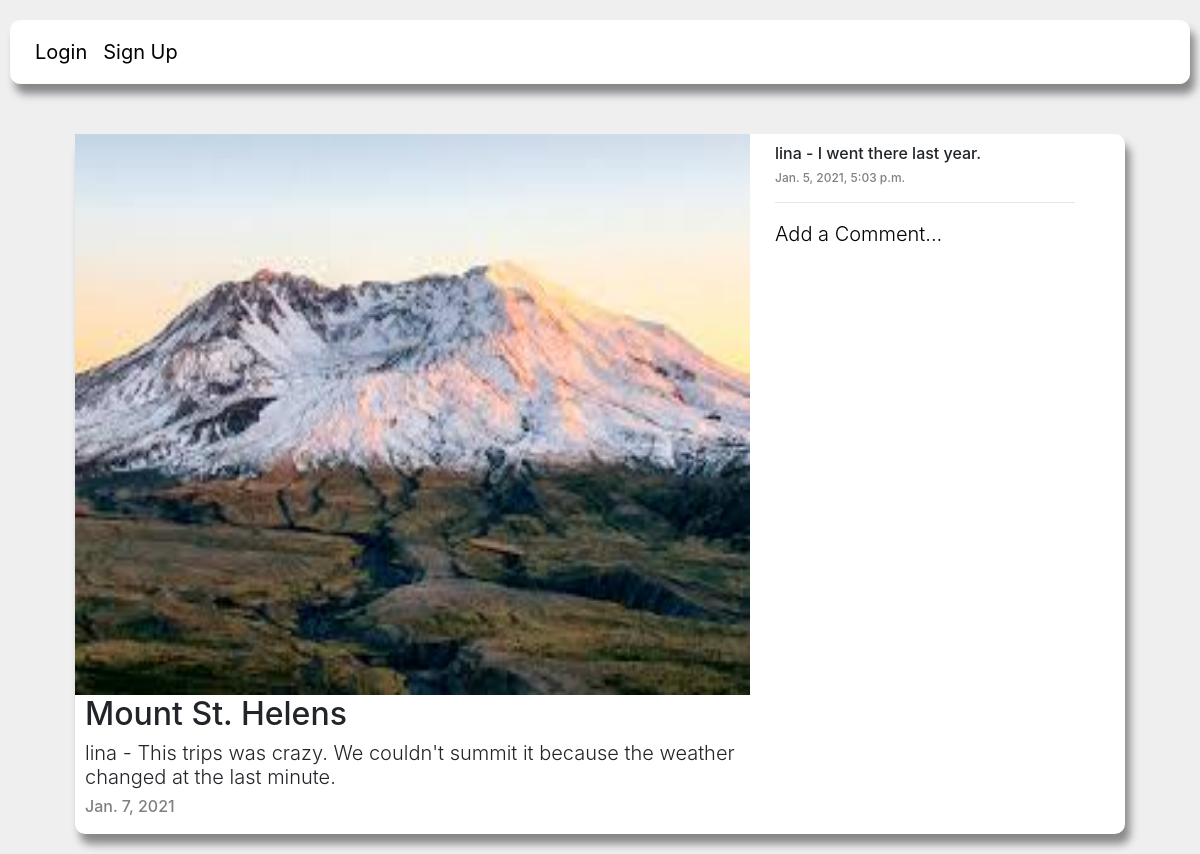
/posts/18, run on the app's committed database.
### nomadapp/models/post.py (models this page shows, shortened)
class Post(models.Model):
    user = models.ForeignKey(User, on_delete=models.CASCADE, related_name='comment')
    title = models.CharField(max_length=50)
    location = models.CharField(max_length=255, blank=True, default=None)
    description = models.TextField(blank=True, default='')
    date = models.DateField(auto_now=False, auto_now_add=False,)
    liked = models.ManyToManyField(User, default=None,blank=True,related_name='liked')
    post_image = models.ImageField(blank=True, upload_to='images/')
    class Meta:
        verbose_name = ("post")
        verbose_name_plural = ("posts")
    def __str__(self):
        return self.title

### nomadapp/models/comment.py (models this page shows, shortened)
class Comment(models.Model):
    user = models.ForeignKey(User, on_delete=models.CASCADE, related_name='comments')
    created_at = models.DateTimeField(auto_now=True)
    message = models.TextField()
    post = models.ForeignKey(Post, on_delete=models.CASCADE, related_name='comments')
    class Meta:
        verbose_name = ("comment")
        verbose_name_plural = ("comments")

### nomadapp/views/posts/detail.py (the view, shortened to what this page needs)
# urls.py: path('posts/<int:post_id>', post_detail, name='post_detail'),
def post_detail(request, post_id):
    if request.method == 'GET':
        post = get_post(post_id)
        comments = get_comments()
        template_name = 'posts/detail.html'
        context = {
            'all_comments': comments
        }
        print("post: ", post)
        return render(request, template_name, {'post': post})
    elif request.method == 'POST':
        form_data = request.POST
        print(form_data, "!!!!!!!!!!!!")

### nomadapp/views/posts/detail.py (called while the page is built)
def get_comments():
    all_comments = Comment.objects.all()
    return all_comments

def get_post(post_id):
    return Post.objects.get(pk=post_id)

### nomadapp/templates/posts/detail.html (shortened to what this page needs)
{% extends 'shared/base.html' %}
{% load static %}
{% block css %}
    <link rel="stylesheet" href="{% static 'styles/detail.css' %}" />
{% endblock %}
{% block content %}
<div class="post_card">
    <div class="post_details">
        <img class="post_photo" src="{{post.post_image.url}}"></img>
        <div class="post_info">
            <h2>{{post.title}} </h2>
            <h5 class="post_username">{{post.user.username}} - {{post.description}}</h5>
            <h6 class="create_date">{{post.date}}</h6>
        </div>
    </div>
    <div class="post_comments">
                {% for comment in post.comments.all %}
                    <h6>{{comment.user.username}} - {{comment.message}}</h6>
                    <h6 class="created_at">{{comment.created_at}}</h6>
                {% endfor %}
                <hr>
                <a class="add_comment" href="{% url 'nomadapp:comment_new' post.id %}">Add a Comment...</a>
    </div>
</div>
{% endblock %}

### nomadapp/static/styles/base.css (style rules this page uses)
a { color: black !important; text-decoration: none; font-size: 20px; }

### nomadapp/static/styles/detail.css (style rules this page uses)
body { background-color: rgb(240, 239, 239) }
.post_card { width: 1050px; margin-bottom: 20px; background-color: white; border-radius: 10px; box-shadow: 5px 10px 8px #888888; height: 700px; display: flex; margin-left: auto; margin-right: auto; }
.add_comment { font-weight: 300 }
.create_date { color: gray }
.created_at { color: gray; font-size: 12px; }
.post_username { font-weight: 300; }
.post_details { width: 700px }
.post_comments { text-align: left; margin-top: 10px; width: 300px; height: 700px; }
.post_info { margin-left: 10px }
img.post_photo { width: 675px; height: 561px; }

### data on the page
Post: post_image (picture), title "Mount St. Helens", user.username "lina", description "This trips was crazy. We couldn't summit it because the weather changed at the last minute.", date "Jan. 7, 2021"
Comment: user.username "lina", message "I went there last year.", created_at "Jan. 5, 2021, 5:03 p.m."
